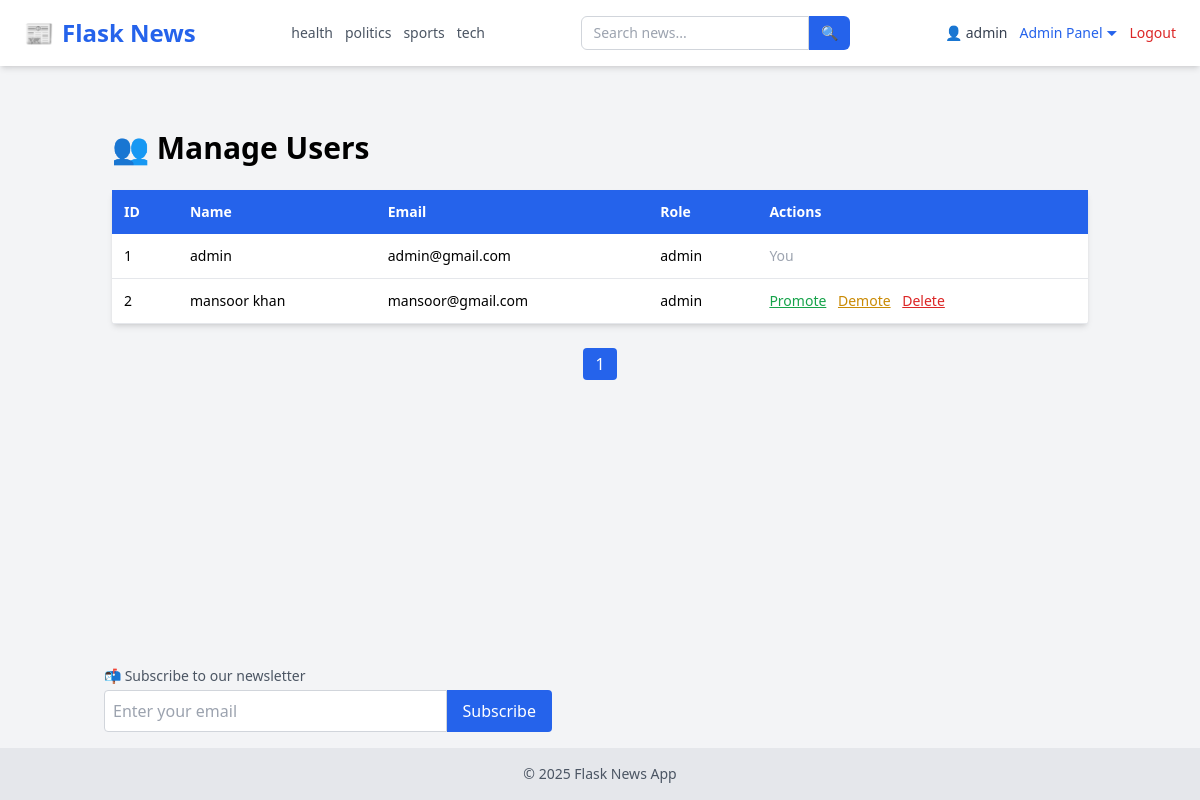
The page /admin/manage-users (signed in) on the database as committed earlier.
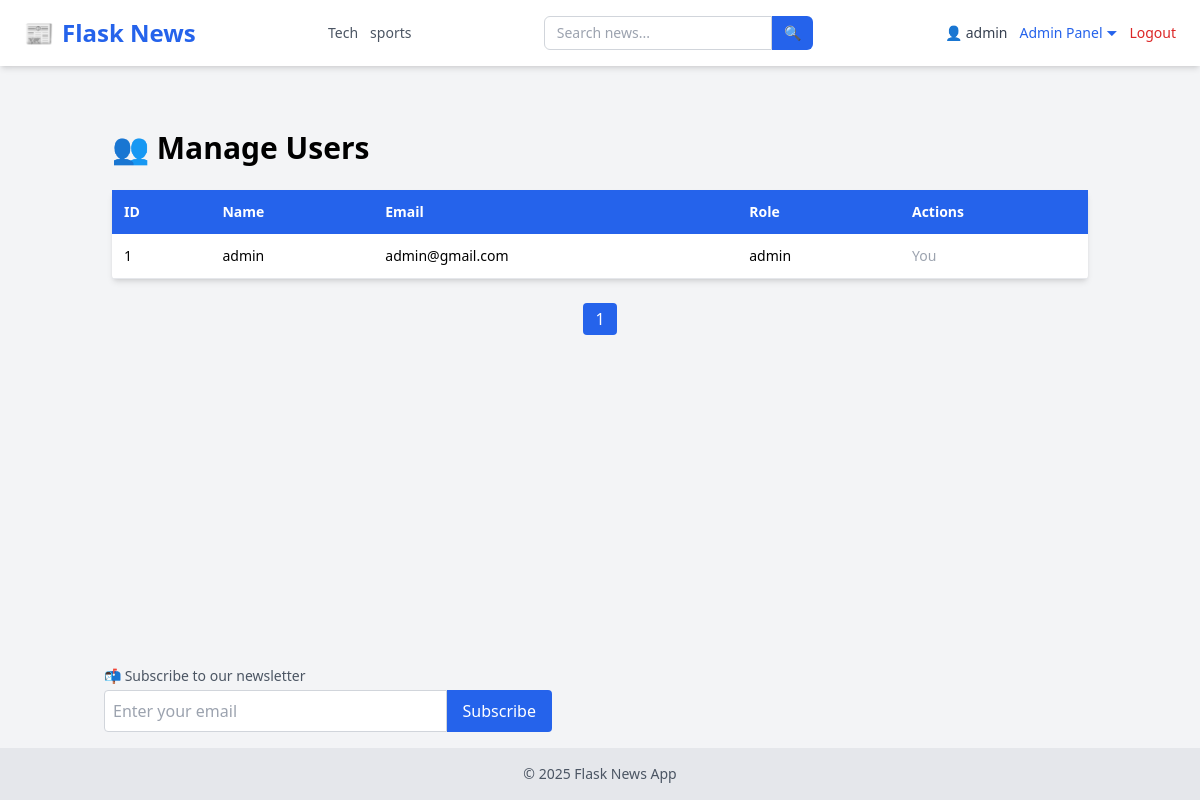
The same page on the database as committed later.
### tables this page shows
CREATE TABLE categories (
            id INTEGER PRIMARY KEY AUTOINCREMENT,
            name TEXT UNIQUE NOT NULL
        );

CREATE TABLE users (
            id INTEGER PRIMARY KEY AUTOINCREMENT,
            username TEXT NOT NULL,
            email TEXT UNIQUE NOT NULL,
            password TEXT NOT NULL,
            role TEXT DEFAULT 'user'
        );

### app/admin_routes.py (the view)
@admin.route('/admin/manage-users')
@login_required
@admin_only
def manage_users():
    page = int(request.args.get('page', 1))
    per_page = 10  # Users per page
    offset = (page - 1) * per_page
    conn = sqlite3.connect(current_app.config['DATABASE'])
    c = conn.cursor()
    c.execute("SELECT id, username, email, role FROM users LIMIT ? OFFSET ?", (per_page, offset))
    users = c.fetchall()
    c.execute("SELECT COUNT(*) FROM users")
    total_users = c.fetchone()[0]
    conn.close()
    total_pages = (total_users + per_page - 1) // per_page
    return render_template(
        'admin/users.html',
        users=users,
        page=page,
        total_pages=total_pages
    )

### app/__init__.py (called while the page is built)
def create_app():
    app = Flask(__name__, instance_relative_config=True)
    app.config.from_object('config.Config')
    from app.routes import main
    app.register_blueprint(main)
    from app.admin_routes import admin
    app.register_blueprint(admin)
    from app.user_routes import user
    app.register_blueprint(user)
    init_db(app)
    login_manager.init_app(app)
    @login_manager.user_loader
    def user_loader(user_id):
        return load_user(user_id)
    @app.context_processor
    def inject_now():
        return {'now': datetime.now}
    @app.context_processor
    def inject_categories():
        conn = sqlite3.connect(current_app.config['DATABASE'])
        c = conn.cursor()
        c.execute("SELECT id, name FROM categories ORDER BY name ASC")
        categories = c.fetchall()
        conn.close()
        return {'categories': categories}
    return app

### app/models.py (called while the page is built)
def load_user(user_id):
    conn = sqlite3.connect(current_app.config['DATABASE'])
    c = conn.cursor()
    c.execute("SELECT id, username,email, role FROM users WHERE id = ?", (user_id,))
    row = c.fetchone()
    conn.close()
    if row:
        return User(*row)
    return None

### app/templates/admin/users.html (shortened to what this page needs)
{% extends "layout.html" %} {% block title %}User Management{% endblock %} {%
block content %}
<div class="max-w-5xl mx-auto py-10">
  <h1 class="text-3xl font-bold mb-6">👥 Manage Users</h1>
  <table class="w-full bg-white shadow-md rounded text-sm text-left">
    <thead class="bg-blue-600 text-white">
      <tr>
        <th class="p-3">ID</th>
        <th class="p-3">Name</th>
        <th class="p-3">Email</th>
        <th class="p-3">Role</th>
        <th class="p-3">Actions</th>
      </tr>
    </thead>
    <tbody>
      {% for u in users %}
      <tr class="border-b hover:bg-gray-50">
        <td class="p-3">{{ u[0] }}</td>
        <td class="p-3">{{ u[1] }}</td>
        <td class="p-3">{{ u[2] }}</td>
        <td class="p-3">{{ u[3] }}</td>
        <td class="p-3 space-x-2">
          {% if u[0] != current_user.id %}
          <a
            href="{{ url_for('admin.promote_user', user_id=u[0]) }}"
            class="text-green-600 underline"
            >Promote</a
          >
          <a
            href="{{ url_for('admin.demote_user', user_id=u[0]) }}"
            class="text-yellow-600 underline"
            >Demote</a
          >
          <a
            href="{{ url_for('admin.delete_user', user_id=u[0]) }}"
            class="text-red-600 underline"
            onclick="return confirm('Are you sure?')"
            >Delete</a
          >
          {% else %}
          <span class="text-gray-400">You</span>
          {% endif %}
        </td>
      </tr>
      {% endfor %}
    </tbody>
  </table>
  <div class="mt-6 flex justify-center space-x-2">
     {% for p in range(1, total_pages + 1) %}
    <a
      href="{{ url_for('admin.manage_users', page=p) }}"
      class="px-3 py-1 rounded {{ 'bg-blue-600 text-white' if p == page else 'bg-gray-200 hover:bg-gray-300' }}"
    >
      {{ p }}
    </a>
    {% endfor %}
  </div>
</div>
{% endblock %}

### app/templates/layout.html (shortened to what this page needs)
<!DOCTYPE html>
<html lang="en">
  <head>
    <script src="https://cdn.tailwindcss.com"></script>
    <link
      rel="stylesheet"
      href="https://cdnjs.cloudflare.com/ajax/libs/font-awesome/6.4.0/css/all.min.css"
    />
  </head>
  <body class="bg-gray-100 min-h-screen flex flex-col">
    <nav
      class="bg-white shadow-md px-6 py-4 flex flex-wrap md:flex-nowrap justify-between items-center"
    >
      <a
        href="/"
        class="text-2xl font-extrabold text-blue-600 flex items-center gap-2"
      >
        📰 <span>Flask News</span>
      </a>
      <div
        class="flex flex-wrap justify-center gap-3 mt-4 md:mt-0 md:ml-6 text-sm text-gray-600 font-medium"
      >
        {% for cat in categories %}
        <a
          href="{{ url_for('main.filter_by_category', name=cat[1]) }}"
          class="hover:text-blue-600 transition-colors"
        >
          {{ cat[1] }}
        </a>
        {% endfor %}
      </div>
      <form
        method="GET"
        action="{{ url_for('main.search') }}"
        class="flex mt-4 md:mt-0 md:ml-6"
      >
        <input
          type="text"
          name="q"
          placeholder="Search news..."
          required
          class="px-3 py-1.5 border rounded-l-md border-gray-300 focus:outline-none focus:ring focus:border-blue-500 text-sm"
        />
        <button
          type="submit"
          class="px-3 py-1.5 bg-blue-600 text-white rounded-r-md text-sm hover:bg-blue-700 transition-colors"
        >
          🔍
        </button>
      </form>
      <div
        class="flex items-center gap-3 mt-4 md:mt-0 md:ml-6 text-sm relative"
      >
        {% if current_user.is_authenticated %}
        <a href="{{ url_for('user.user_profile', email=current_user.email) }}"
          ><span class="text-gray-700">👤 {{ current_user.username }}</span></a
        >
        {% if current_user.role == 'admin' %}
        <div class="relative">
          <button
            id="adminDropdownToggle"
            class="text-blue-600 hover:underline focus:outline-none"
            onclick="toggleAdminDropdown()"
          >
            Admin Panel ⏷
          </button>
        </div>
        {% endif %}
        <a href="/logout" class="text-red-600 hover:underline">Logout</a>
        {% else %}
        <a href="/login" class="text-blue-600 hover:underline">Login</a>
        <a href="/register" class="text-blue-600 hover:underline">Register</a>
        {% endif %}
      </div>
    </nav>
    <main class="flex-grow container mx-auto p-6">
       {% block content %}{% endblock %}
    </main>
    <div class="container mx-auto mb-4 px-4">
      <form action="{{ url_for('user.subscribe') }}" method="POST" class="mt-4">
        <label class="block text-sm text-gray-600 mb-1"
          >📬 Subscribe to our newsletter</label
        >
        <div class="flex max-w-md">
          <input
            type="email"
            name="email"
            required
            placeholder="Enter your email"
            class="w-full p-2 rounded-l border border-gray-300"
          />
          <button type="submit" class="bg-blue-600 text-white px-4 rounded-r">
            Subscribe
          </button>
        </div>
      </form>
    </div>
    <footer class="bg-gray-200 text-center py-4 text-sm text-gray-600">
      &copy; {{ now().year }} Flask News App
    </footer>
  </body>
</html>

Rows that differ between the two databases and show on the page:
removed categories: name "health"
removed categories: name "politics"
removed categories: name "tech"
removed users: id "2", username "mansoor khan", email "mansoor@gmail.com", role "admin"
added categories: name "Tech"
